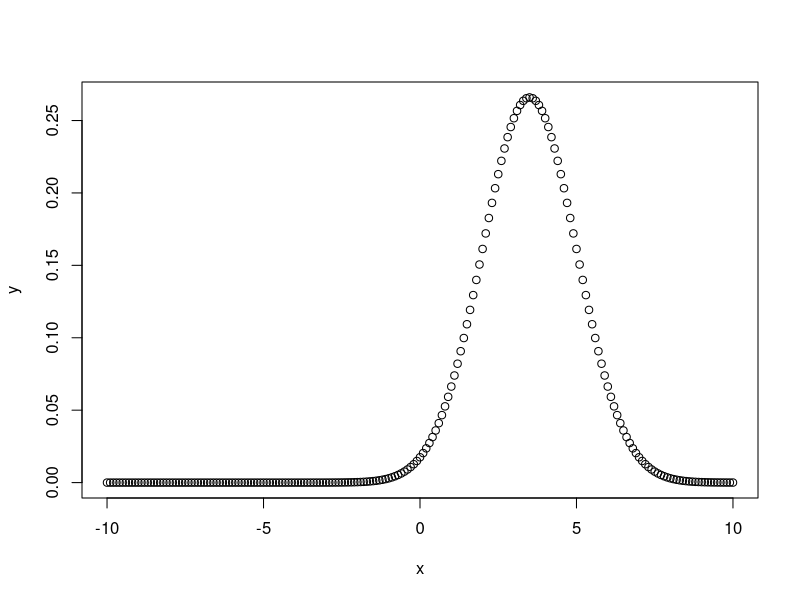
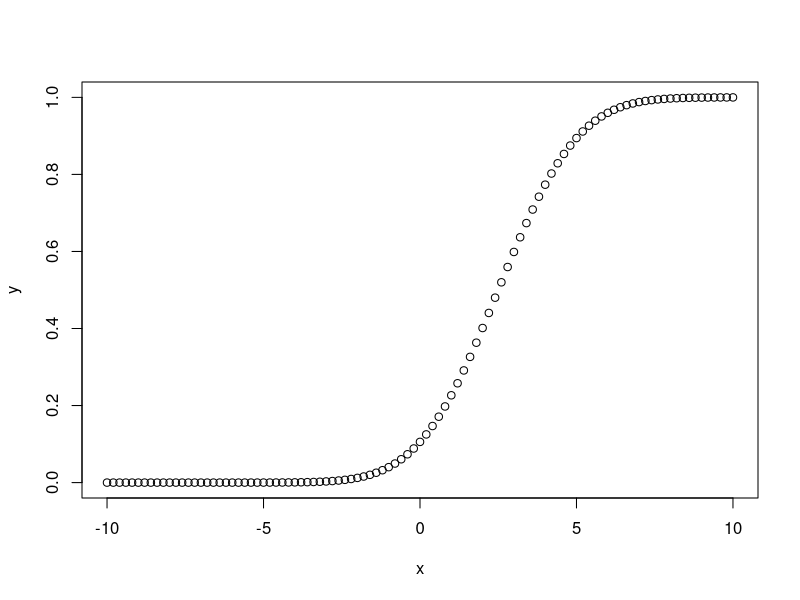
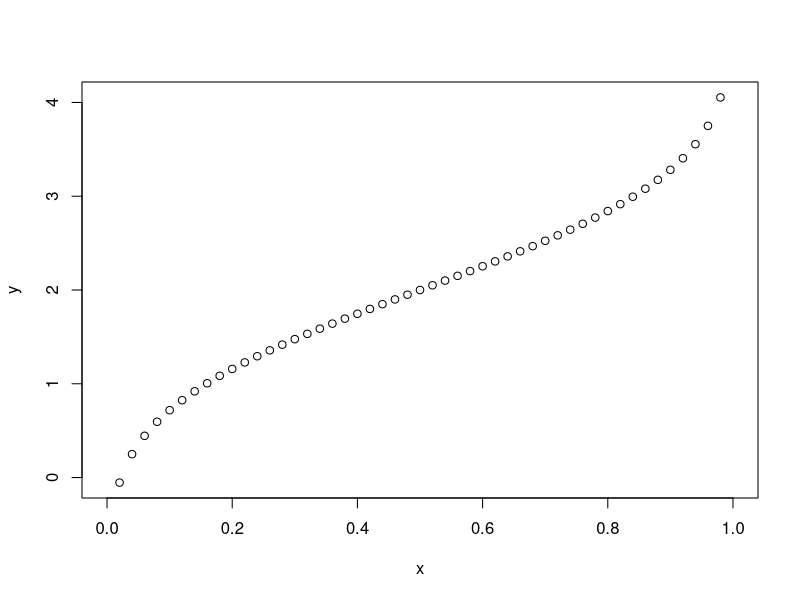
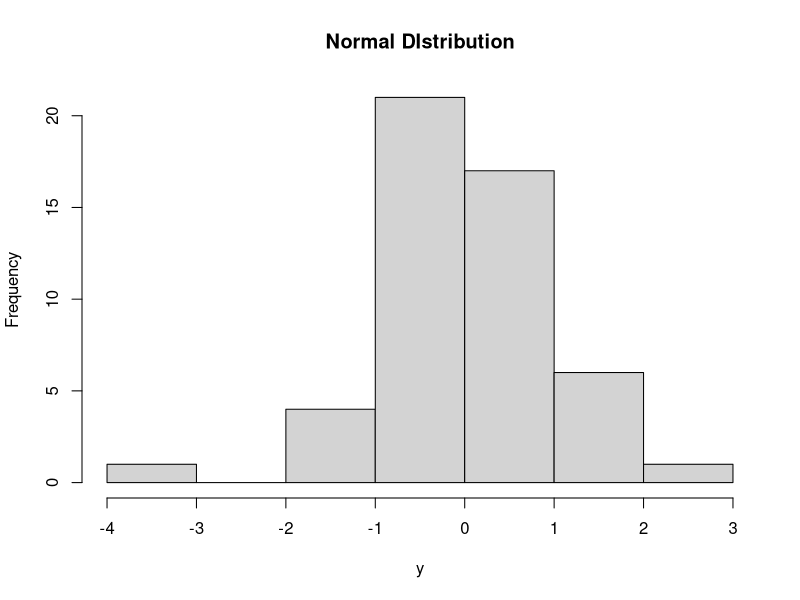

These charts were generated, in order, by the following R code:
x <- seq(-10, 10, by = .1)
y <- dnorm(x, mean = 3.5, sd = 1.5)
png(file = "dnorm.png")
plot(x,y)
dev.off()

x <- seq(-10,10,by = .2)
y <- pnorm(x, mean = 2.5, sd = 2)
png(file = "pnorm.png")
plot(x,y)
dev.off()

x <- seq(0, 1, by = 0.02)
y <- qnorm(x, mean = 2, sd = 1)
png(file = "qnorm.png")
plot(x,y)
dev.off()

y <- rnorm(50)
png(file = "rnorm.png")
hist(y, main = "Normal DIstribution")
dev.off()
